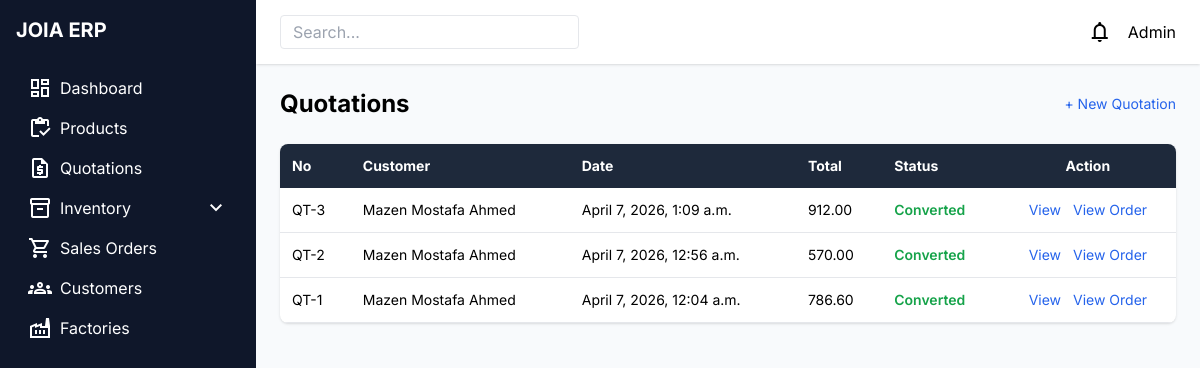
The page /quotations/manage/ on the database its author committed.
### order/models.py (models this page shows, shortened)
class Quotation(models.Model):
    quotation_number = models.PositiveIntegerField(unique=True, editable=False)
    customer = models.ForeignKey(Customer, on_delete=models.CASCADE)
    vat_percentage = models.DecimalField(max_digits=5, decimal_places=2, default=14)
    notes = models.TextField(blank=True, null=True)  # 🔥 added
    created_at = models.DateTimeField(auto_now_add=True)
    @property
    def subtotal(self):
        return sum((line.line_total() for line in self.lines.all()), Decimal("0."))
    @property
    def vat_amount(self):
        return self.subtotal * (self.vat_percentage / Decimal("100"))
    @property
    def total(self):
        return self.subtotal + self.vat_amount

class QuotationLine(models.Model):
    quotation = models.ForeignKey(
        Quotation,
        on_delete=models.CASCADE,
        related_name="lines"
    )
    product = models.ForeignKey(
        "products.Product",
        on_delete=models.CASCADE,
        null=True,
        blank=True
    )
    joia_code = models.CharField(max_length=100)
    color_code = models.CharField(max_length=50, default="unknown")
    color_name = models.CharField(max_length=100, default="unknown")
    rolls = models.IntegerField()
    qty_m = models.DecimalField(max_digits=10, decimal_places=2)
    unit_price = models.DecimalField(max_digits=10, decimal_places=2)
    def line_total(self):
        return self.qty_m * self.unit_price

### customers/models.py (models this page shows, shortened)
class Customer(models.Model):
    code = models.CharField(max_length=50, blank=False)
    name = models.CharField(max_length=100)
    email = models.EmailField(unique=True)
    phone_number = models.CharField(max_length=20, default="")
    address = models.TextField(blank=True, null=True)
    created_at = models.DateTimeField(auto_now_add=True)

### order/views.py (the view)
# urls.py: path('manage/', views.manage_quotations, name='manage_quotations'),
def manage_quotations(request):
    quotations = Quotation.objects.all().order_by("-created_at")
    return render(request, "dashboard/manage_quotations.html", {
        "quotations": quotations
    })

### templates/dashboard/manage_quotations.html (shortened to what this page needs)
{% extends 'base.html' %}
{% block content %}
<div class="max-w-7xl mx-auto">
    <div class="flex justify-between items-center mb-6">
        <h2 class="text-2xl font-bold">Quotations</h2>
        <a href="{% url 'create_quotation' %}"
           class="text-blue-600 text-sm hover:underline">
            + New Quotation
        </a>
    </div>
    <div class="bg-white rounded-lg shadow overflow-hidden">
        <table class="w-full text-sm">
            <thead class="bg-slate-800 text-white">
                <tr>
                    <th class="p-3 text-left">No</th>
                    <th class="p-3 text-left">Customer</th>
                    <th class="p-3 text-left">Date</th>
                    <th class="p-3 text-left">Total</th>
                    <th class="p-3 text-left">Status</th>
                    <th class="p-3 text-center">Action</th>
                </tr>
            </thead>
            <tbody>
                {% for q in quotations %}
                <tr class="border-b hover:bg-gray-50">
                    <td class="p-3">QT-{{ q.quotation_number }}</td>
                    <td class="p-3">{{ q.customer.name }}</td>
                    <td class="p-3">{{ q.created_at }}</td>
                    <td class="p-3">{{ q.total | floatformat:2 }}</td>
                    <td class="p-3">
                        {% if q.sales_order %}
                            <span class="text-green-600 font-semibold">Converted</span>
                        {% else %}
                            <span class="text-yellow-600 font-semibold">Draft</span>
                        {% endif %}
                    </td>
                    <td class="p-3 text-center space-x-2">
                        <button onclick="openQuotation({{ q.id }})"
                                class="text-blue-600 hover:underline">
                            View
                        </button>
                        {% if not q.sales_order %}
                            <a href="{% url 'confirm_quotation' q.id %}"
                               class="text-green-600 hover:underline">
                                Confirm
                            </a>
                        {% else %}
                            <a href="{% url 'sales_order_detail' q.sales_order.id %}"
                               class="text-blue-600 hover:underline">
                                View Order
                            </a>
                        {% endif %}
                    </td>
                </tr>
                {% endfor %}
            </tbody>
        </table>
    </div>
</div>
{% endblock %}

### templates/base.html (shortened to what this page needs)
{% load static %}
<!DOCTYPE html>
<html lang="en">
<head>
<script src="https://cdn.tailwindcss.com"></script>
</head>
<body class="bg-slate-50">
<div class="flex">
<div class="w-64 h-screen bg-slate-900 text-white flex flex-col p-4 fixed">
    <h4 class="text-xl font-bold mb-6">JOIA ERP</h4>
    <a href="/" class="flex items-center gap-2 px-3 py-2 rounded hover:bg-slate-800">
        <span class="material-symbols-outlined">dashboard</span>
        Dashboard
    </a>
    <a href="/products/" class="flex items-center gap-2 px-3 py-2 rounded hover:bg-slate-800">
        <span class="material-symbols-outlined">inventory</span>
        Products
    </a>
    <a href="/quotations/" class="flex items-center gap-2 px-3 py-2 rounded hover:bg-slate-800">
        <span class="material-symbols-outlined">request_quote</span>
        Quotations
    </a>
    <button type="button" onclick="toggleMenu()" class="flex items-center justify-between px-3 py-2 hover:bg-slate-800 rounded w-full">
    <div class="flex items-center gap-2">
        <span class="material-symbols-outlined">inventory_2</span>
        Inventory
    </div>
    <span class="material-symbols-outlined">expand_more</span>
</button>
    <a href="/orders/" class="flex items-center gap-2 px-3 py-2 hover:bg-slate-800 rounded">
        <span class="material-symbols-outlined">shopping_cart</span>
        Sales Orders
    </a>
    <a href="/customers/" class="flex items-center gap-2 px-3 py-2 hover:bg-slate-800 rounded">
        <span class="material-symbols-outlined">groups</span>
        Customers
    </a>
    <a href="/factories/" class="flex items-center gap-2 px-3 py-2 hover:bg-slate-800 rounded">
        <span class="material-symbols-outlined">factory</span>
        Factories
    </a>
</div>
<div class="ml-64 w-full">
    <div class="h-16 bg-white shadow flex items-center justify-between px-6">
        <input type="text" placeholder="Search..." class="border rounded px-3 py-1 w-1/3">
        <div class="flex items-center gap-4">
            <span class="material-symbols-outlined">notifications</span>
            <span>Admin</span>
        </div>
    </div>
    <div class="p-6">
        {% block content %}
        {% endblock %}
    </div>
</div>
</div>
</body>
</html>

### templates/base.html (style rules this page uses)
body { font-family: 'Inter', sans-serif; overflow-x:hidden; }

### rows shown on the page
Quotation: quotation_number "3", customer.name "Mazen Mostafa Ahmed", created_at "April 7, 2026, 1:09 a.m.", total "912.00", shows "Converted", shows "View Order"
Quotation: quotation_number "2", customer.name "Mazen Mostafa Ahmed", created_at "April 7, 2026, 12:56 a.m.", total "570.00", shows "Converted", shows "View Order"
Quotation: quotation_number "1", customer.name "Mazen Mostafa Ahmed", created_at "April 7, 2026, 12:04 a.m.", total "786.60", shows "Converted", shows "View Order"
